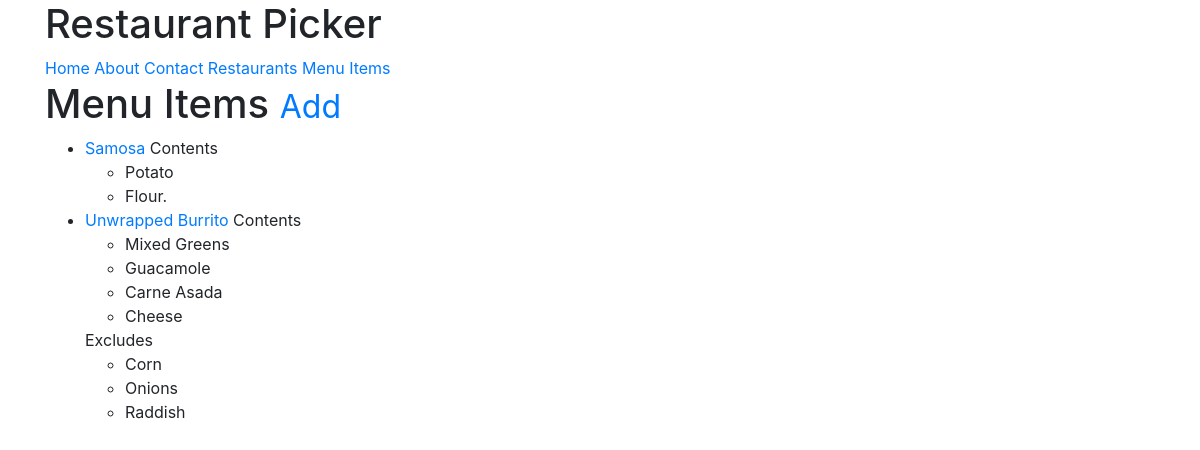
Before: /items/ (signed in) with the older database file.
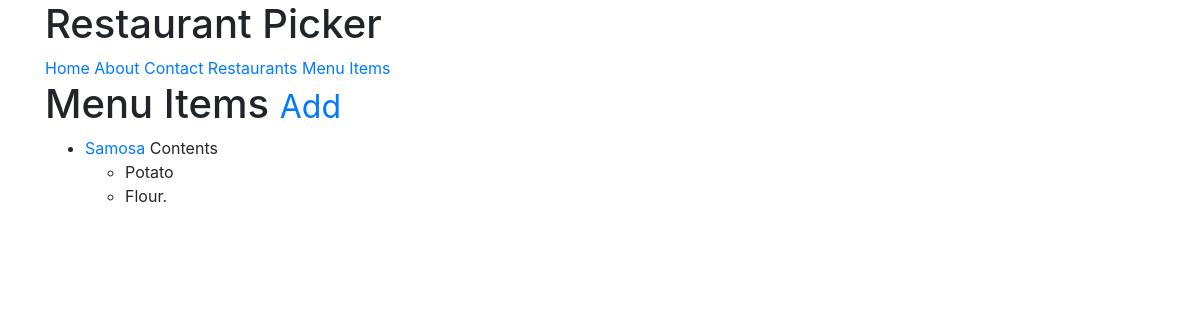
After: the same page with the newer database file.
### menus/models.py (models this page shows, shortened)
class Item(models.Model):
    user    = models.ForeignKey(User, on_delete=models.CASCADE)
    restaurant = models.ForeignKey(RestaurantLocation, on_delete=models.CASCADE)
    name = models.CharField(max_length = 120)
    contents  = models.TextField(help_text='Separate each item by comma')
    excludes  = models.TextField(
        blank=True,
        null=True,
        help_text='Separate each item by comma'
    )
    public = models.BooleanField(default=True)
    timestamp   = models.DateTimeField(auto_now_add=True)
    updated     = models.DateTimeField(auto_now=True)
    class Meta:
        ordering = ['-updated','-timestamp']
    def get_absolute_url(self):
        return reverse('menus:detail',kwargs={'pk':self.pk})
    def get_contents(self):
        return self.contents.split(",")
    def get_excludes(self):
        return self.excludes.split(",")

### menus/views.py (the view)
# urls.py: path('',ItemListView.as_view(),name='list'),
class ItemListView(ListView):
    def get_queryset(self):
        return Item.objects.filter(user=self.request.user)

### menus/templates/menus/item_list.html (shortened to what this page needs)
{% extends 'base.html' %}
{% block content %}
<h1>Menu Items <small><a href="{% url 'menus:create' %}">Add</a></small></h1>
<ul>
  {% for obj in object_list %}
  <li><a href="{{ obj.get_absolute_url }}">{{ obj.name }}</a>
  {% if obj.contents %}
  Contents
  <ul>
    {% for item in obj.get_contents %}
      <li>{{ item }}</li>
    {% endfor %}
  </ul>
  {% endif %}
  {% if obj.excludes %}
  Excludes
    <ul>
      {% for item in obj.get_excludes %}
        <li>{{ item }}</li>
      {% endfor %}
    </ul>
  {% endif %}
  {% endfor %}
</ul>
{% endblock content %}

Changed rows visible on the page:
removed Item: name "Unwrapped Burrito", get_contents "Mixed Greens" "Guacamole" "Carne Asada" "Cheese", get_excludes "Corn" "Onions" "Raddish"
